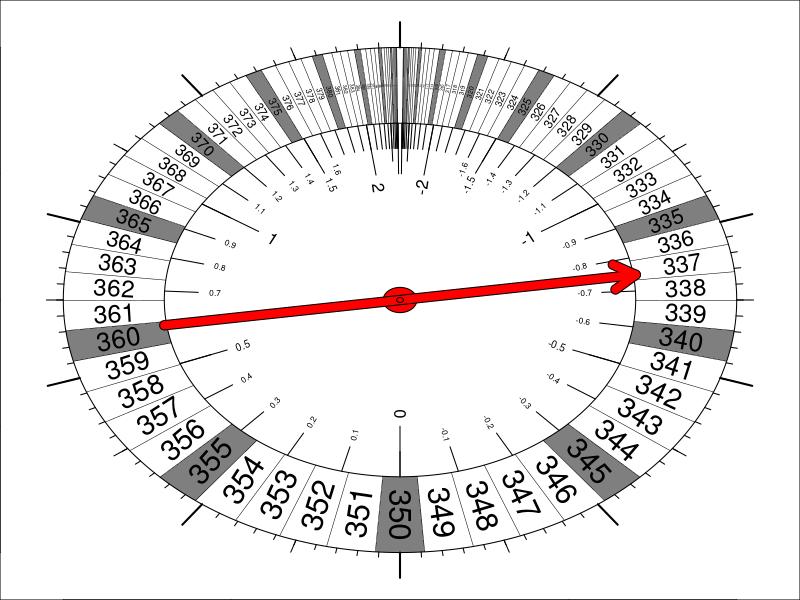
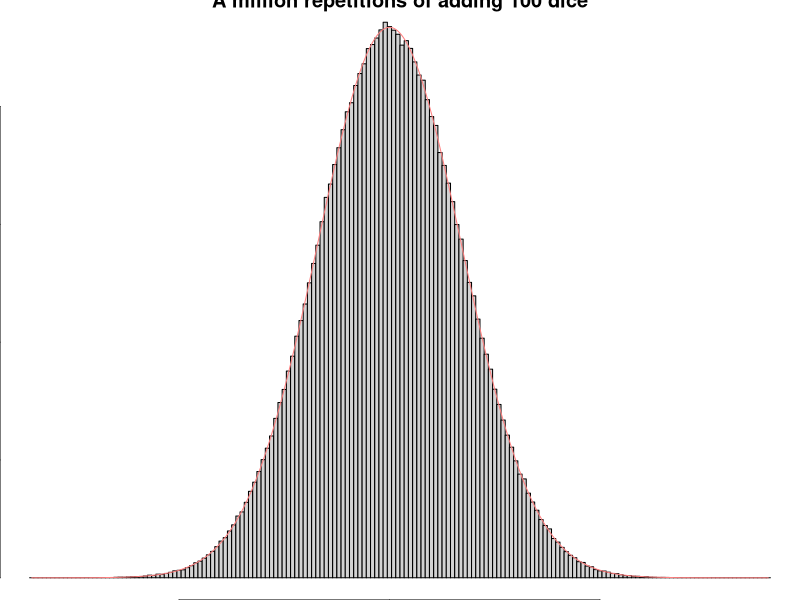
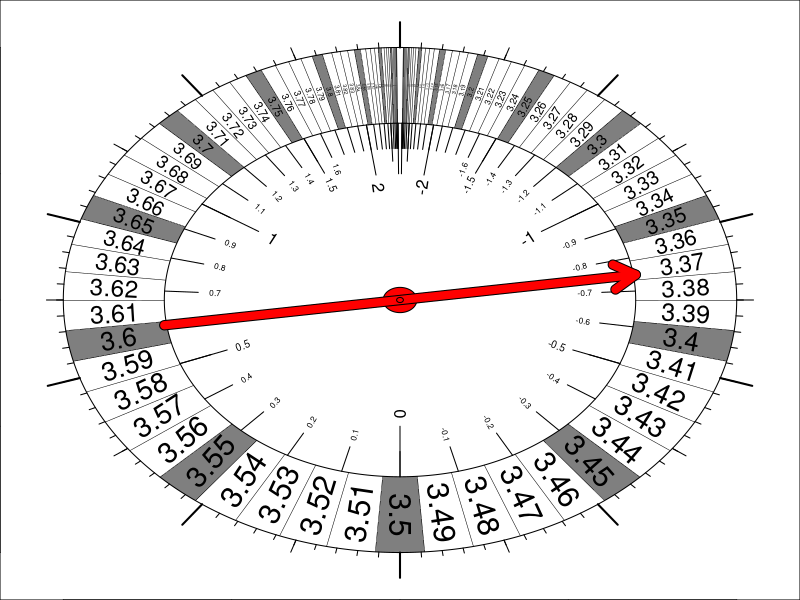
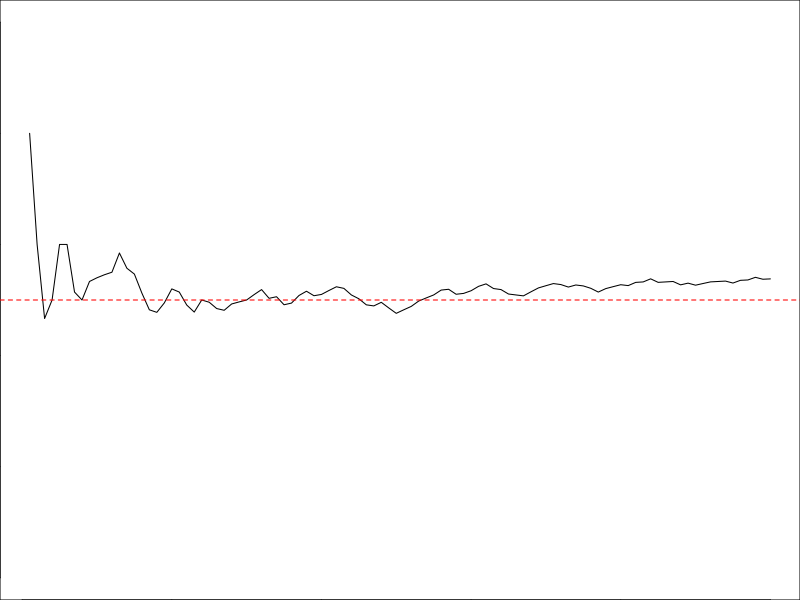
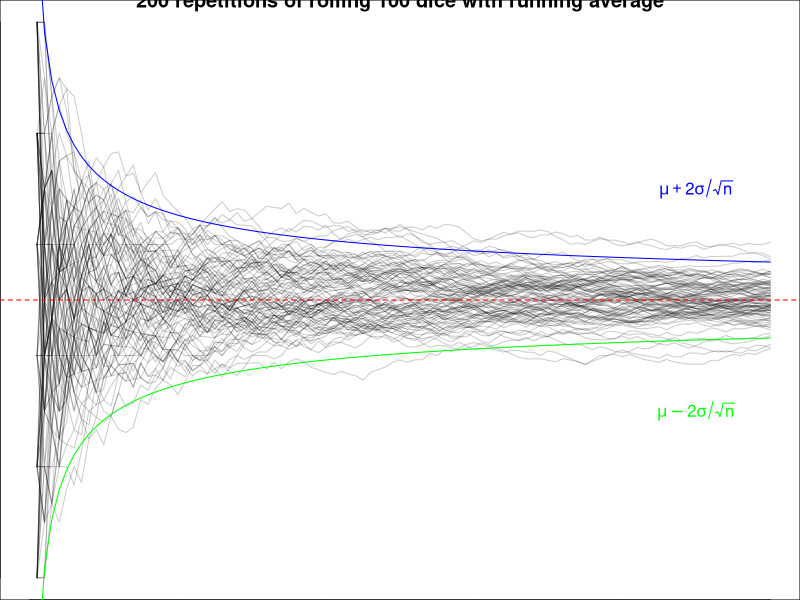

Write R code to recreate these figures, in order.
## ---- chunk 1
mu = (1+6)/2
sigma = sqrt(35/12)
## ---- chunk 2
x = rnorm(1, 350, 17.078)
x2 = round(x)
## ---- chunk 3
cat(pnorm(-0.4977164))
## ---- chunk 4
xs = seq(299.5,400.5,1)
ps = pnorm(xs,350,17.078)
theta = seq(0,2*pi,length.out=1000)
par(mar=c(0,0,0,0))
plot(sin(theta),cos(theta),type="l",xlim=c(-1.1,1.1),ylim=c(-1.1,1.1))
for(i in 1:length(ps)){
  lines(c(0.7,1)*sin(ps[i]*2*pi),c(0.7,1)*cos(ps[i]*2*pi),lwd=0.5)
}
for(i in 1:(length(ps)-1)){
  if(i%%5==1){
    thetas = seq(2*pi*ps[i],2*pi*ps[i+1],0.001)
    polygon(c(sin(thetas),0.7*sin(rev(thetas))),
            c(cos(thetas),0.7*cos(rev(thetas))),
            col=rgb(0,0,0,0.5),border=NA)
  }
  ppp = (ps[i]+ps[i+1])/2
  dp = ps[i+1]-ps[i]
  xt = 0.85*sin(ppp*2*pi)
  yt = 0.85*cos(ppp*2*pi)
  text(xt,yt,299+i,cex=dp*80,srt=(180-360*ppp)%%180-90)
}
lines(0.7*sin(theta),0.7*cos(theta))
for(i in -3:3){
  lines(c(0.5,0.7)*sin(pnorm(i)*2*pi),c(0.5,0.7)*cos(pnorm(i)*2*pi))
  if(abs(i)<3){
    text(0.45*sin(pnorm(i)*2*pi),0.45*cos(pnorm(i)*2*pi),i,srt=(180-360*pnorm(i))%%180-90,cex=1)
  }
}
for(i in seq(-2.5,2.5,1)){
  lines(c(0.55,0.7)*sin(pnorm(i)*2*pi),c(0.55,0.7)*cos(pnorm(i)*2*pi))
  if(abs(i)<2){
    text(0.5*sin(pnorm(i)*2*pi),0.5*cos(pnorm(i)*2*pi),i,srt=(180-360*pnorm(i))%%180-90,cex=0.6)
  }
}
for(i in seq(-3,3,0.1)){
  lines(c(0.6,0.7)*sin(pnorm(i)*2*pi),c(0.6,0.7)*cos(pnorm(i)*2*pi))
  if(abs(i)<1.7 & i%%0.5 != 0){
    text(0.55*sin(pnorm(i)*2*pi),0.55*cos(pnorm(i)*2*pi),round(i,2),srt=(180-360*pnorm(i))%%180-90,cex=0.5)
  }
}
for(i in 1:10){
  p = i/10
  lines(c(1,1.1)*sin(p*2*pi),c(1,1.1)*cos(p*2*pi),lwd=2)
}
for(i in 1:20){
  p = i/20
  lines(c(1,1.05)*sin(p*2*pi),c(1,1.05)*cos(p*2*pi))
}
for(i in 1:100){
  p = i/100
  lines(c(1,1.02)*sin(p*2*pi),c(1,1.02)*cos(p*2*pi))
}
polygon(0.05*sin(theta),0.05*cos(theta),col="red")
arrows(-0.7,-0.1,0.7,0.1,col="black",lwd=10)
arrows(-0.7,-0.1,0.7,0.1,col="red",lwd=8)
polygon(0.01*sin(theta),0.01*cos(theta),col="red")
## ---- chunk 5
z = rnorm(1)
cat(z)
## ---- chunk 6
xx = sample(1:6,100*1000000,T)
xx = matrix(xx,ncol=100)
totals = apply(xx,1,sum)
## ---- chunk 7
hist(totals,breaks=seq(min(totals)-0.5,max(totals)+0.5,1),freq=F,main="A million repetitions of adding 100 dice")
xx2 = seq(min(totals),max(totals),0.1)
lines(xx2,dnorm(xx2,350,17.078),col=rgb(1,0.5,0.5,1))
xx3 = seq(min(totals),max(totals),1)
pxx3 = pnorm(xx3+0.5,350,17.078)-pnorm(xx3-0.5,350,17.078)
# for(i in 1:length(xx3)){
#   lines(c(xx3[i],xx3[i]),c(0,pxx3[i]),col="red")
# }
## ---- chunk 8
xs = seq(299.5,400.5,1)
ps = pnorm(xs,350,17.078)
theta = seq(0,2*pi,length.out=1000)
par(mar=c(0,0,0,0))
plot(sin(theta),cos(theta),type="l",xlim=c(-1.1,1.1),ylim=c(-1.1,1.1))
for(i in 1:length(ps)){
  lines(c(0.7,1)*sin(ps[i]*2*pi),c(0.7,1)*cos(ps[i]*2*pi),lwd=0.5)
}
for(i in 1:(length(ps)-1)){
  if(i%%5==1){
    thetas = seq(2*pi*ps[i],2*pi*ps[i+1],0.001)
    polygon(c(sin(thetas),0.7*sin(rev(thetas))),
            c(cos(thetas),0.7*cos(rev(thetas))),
            col=rgb(0,0,0,0.5),border=NA)
  }
  ppp = (ps[i]+ps[i+1])/2
  dp = ps[i+1]-ps[i]
  xt = 0.85*sin(ppp*2*pi)
  yt = 0.85*cos(ppp*2*pi)
  text(xt,yt,(299+i)/100,cex=dp*80,srt=(180-360*ppp)%%180-90)
}
lines(0.7*sin(theta),0.7*cos(theta))
for(i in -3:3){
  lines(c(0.5,0.7)*sin(pnorm(i)*2*pi),c(0.5,0.7)*cos(pnorm(i)*2*pi))
  if(abs(i)<3){
    text(0.45*sin(pnorm(i)*2*pi),0.45*cos(pnorm(i)*2*pi),i,srt=(180-360*pnorm(i))%%180-90,cex=1)
  }
}
for(i in seq(-2.5,2.5,1)){
  lines(c(0.55,0.7)*sin(pnorm(i)*2*pi),c(0.55,0.7)*cos(pnorm(i)*2*pi))
  if(abs(i)<2){
    text(0.5*sin(pnorm(i)*2*pi),0.5*cos(pnorm(i)*2*pi),i,srt=(180-360*pnorm(i))%%180-90,cex=0.6)
  }
}
for(i in seq(-3,3,0.1)){
  lines(c(0.6,0.7)*sin(pnorm(i)*2*pi),c(0.6,0.7)*cos(pnorm(i)*2*pi))
  if(abs(i)<1.7 & i%%0.5 != 0){
    text(0.55*sin(pnorm(i)*2*pi),0.55*cos(pnorm(i)*2*pi),round(i,2),srt=(180-360*pnorm(i))%%180-90,cex=0.5)
  }
}
for(i in 1:10){
  p = i/10
  lines(c(1,1.1)*sin(p*2*pi),c(1,1.1)*cos(p*2*pi),lwd=2)
}
for(i in 1:20){
  p = i/20
  lines(c(1,1.05)*sin(p*2*pi),c(1,1.05)*cos(p*2*pi))
}
for(i in 1:100){
  p = i/100
  lines(c(1,1.02)*sin(p*2*pi),c(1,1.02)*cos(p*2*pi))
}
polygon(0.05*sin(theta),0.05*cos(theta),col="red")
arrows(-0.7,-0.1,0.7,0.1,col="black",lwd=10)
arrows(-0.7,-0.1,0.7,0.1,col="red",lwd=8)
polygon(0.01*sin(theta),0.01*cos(theta),col="red")
## ---- chunk 9
x4 = sample(1:6,100,T)
cat(x4)
n = 1:100
running_average = cumsum(x4)/n
plot(n,running_average,type="l",ylim=c(1,6))
abline(h=3.5,lty=2,col="red")
## ---- chunk 10
cumave = function(x){
  return(cumsum(x)/1:length(x))
}
x5 = sample(1:6,100*200,T)
x5 = matrix(x5,ncol=100)
n = 1:100
running_average5 = apply(x5,1,cumave)
plot(0,0,type="n",xlim=c(0,100),ylim=c(1,6),xlab="n",
     ylab="running average",main="200 repetitions of rolling 100 dice with running average")
for(i in 1:length(x5[1,])){
  lines(n,running_average5[,i],col=rgb(0,0,0,0.2))
}
abline(h=3.5,lty=2,col="red")
lines(n,mu-2*sigma/sqrt(n),col="green")
text(90,2.5,expression(mu-2*sigma/sqrt(n)),col="green")
lines(n,mu+2*sigma/sqrt(n),col="blue")
text(90,4.5,expression(mu+2*sigma/sqrt(n)),col="blue")
